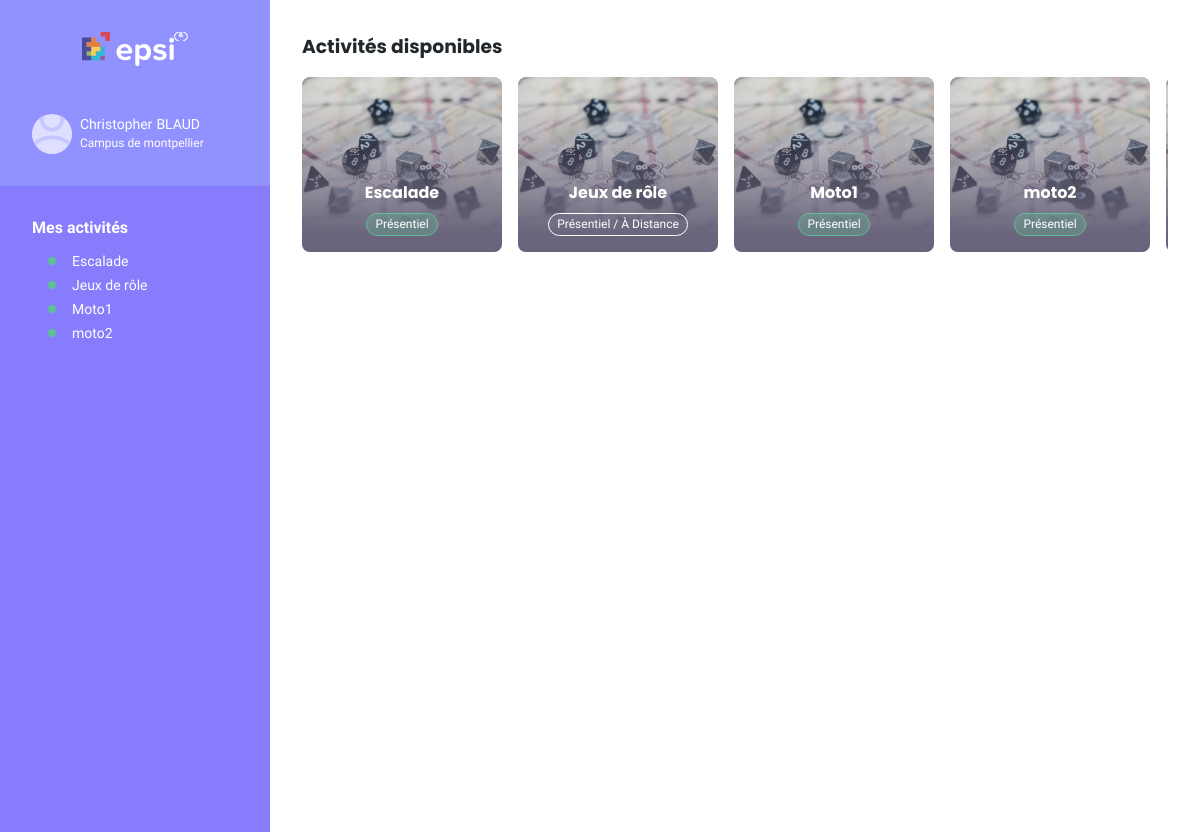
The app's page /dashboard (signed in) with its own data.
### tables this page shows
CREATE TABLE "activity" (
	"id"	INTEGER,
	"nom"	TEXT NOT NULL UNIQUE,
	"type"	TEXT NOT NULL,
	"description"	TEXT NOT NULL UNIQUE,
	PRIMARY KEY("id" AUTOINCREMENT)
);

### app.py (the view)
@app.route('/dashboard')
def dashboard():
    if 'user' not in session:
        return redirect(url_for('login'))
    conn = get_db_connection()
    user_id = session['user']['user_id']  # Assurez-vous que l'ID utilisateur est bien récupéré
    user_activity = conn.execute('''
        SELECT DISTINCT activity.nom
        FROM activity
        JOIN user_activity ON activity.id = user_activity.activity_id
        WHERE user_activity.user_id = ?
    ''', (user_id,)).fetchall()
    activity = conn.execute('SELECT * FROM activity').fetchall()
    user = session['user']
    is_admin = user['is_admin']
    conn.close()
    return render_template('dashboard.html', user=user, activities=activity, user_activity=user_activity, is_admin=is_admin)

### app.py (called while the page is built)
def get_db_connection():
    conn = sqlite3.connect('CampusConnect.db')
    conn.row_factory = sqlite3.Row
    return conn

### templates/dashboard.html (shortened to what this page needs)
<!doctype html>
<html lang="fr">
    <head>
        <link rel="stylesheet" href="{{ url_for('static', filename='css/reset.css') }}" />
        <link rel="stylesheet" href="{{ url_for('static', filename='css/typography.css') }}" />
        <link rel="stylesheet" href="{{ url_for('static', filename='css/variables.css') }}" />
        <link rel="stylesheet" href="{{ url_for('static', filename='css/dashboard.css') }}" />
        <link rel="stylesheet" href="{{ url_for('static', filename='css/form.css') }}" />
    </head>
    <body>
        <header class="header">
            <div class="header-wrapper">
                <picture class="header__logo-container">
                    <img src="../static/images/logo-xs.svg" alt="logo epsi" />
                </picture>
                <div class="header__user-informations">
                    <div class="header__user-informations__heading">
                        <picture class="header__user-informations__heading__image-container">
                            <img src="../static/images/user-placeholder.svg" alt="placeholder" />
                        </picture>
                        <div>
                            <div class="header__user-informations__heading__name">
                                <span class="header__user-informations__heading__name__lastname">{{ user.lastname }}</span>
                                <span class="header__user-informations__heading__name__firstname">{{ user.firstname }}</span>
                            </div>
                            <span class="header__user-informations__heading__campus">Campus de {{ user.campus }}</span>
                        </div>
                    </div>
                    {% if user_activity %}
                    <div class="header__user-informations__body">
                        <div class="header__user-informations__body__activities">
                            <span class="header__user-informations__body__activities__title">
                                <strong>Mes activités</strong>
                            </span>
                            <ul class="header__user-informations__body__activities__list">
                                {% for activity in user_activity %}
                                <li class="header__user-informations__body__activities__list__item">{{ activity['nom'] }}</li>
                                {% endfor %}
                            </ul>
                        </div>
                    </div>
                    {% endif %}
                </div>
            </div>
        </header>
        <main class="main-content">
            <section class="activities">
                <h3>Activités disponibles</h3>
                <div class="activities__container">
                    {% for activity in activities %}
                    <article class="activities__container__card" data-id="{{ activity.id }}" data-id="{{ activity.id}}">
                        <img class="activities__container__card__image" src="../static/images/placeholder.jpg" alt="photo de {{ activity.nom }}">
                        <h4 class="activities__container__card__title">{{ activity.nom }}</h4>
                        <div class="activities__container__card__category">
                            <span class="activities__container__card__category__type {{ activity.type }}">
                                {% if activity.type == "physical" %}
                                Présentiel
                                {% elif activity.type == "remote" %}
                                À Distance
                                {% else %}
                                Présentiel / À Distance
                                {% endif %}
                            </span>
                        </div>
                    </article>
                    {% endfor %}
                </div>
            </section>
        </main>
    </body>
</html>

### static/css/typography.css (style rules this page uses)
body { font-family: Nunito sans, sans-serif, verdana; color: var(--black-color); }
h1, h2, h3, h4, h5, h6 { font-family: Poppins, sans-serif, verdana; }

### static/css/variables.css (style rules this page uses)
:root { --primary-color: #9191ff; --primary-100: #dfe0ff; --primary-200: #C5C7FF; --primary-400: #877dfc; --primary-600: #6741ea; --primary-950: #26194D; --secondary-color: #60bf96; --secondary-600: #1e7d5a; --black-color: #21272a; --white-color: #ffff; --white-accent-color: #FBFBFF; --gray-light: #f2f4f8; --gray-medium: #c1c7cd; --gray-dark: #7F7F7F; --orange: #DE9151; --red: #ED254E; --transition: 250ms; }

### static/css/dashboard.css (style rules this page uses)
body { --sb-track-color: #ffffff; --sb-thumb-color: var(--primary-200); --sb-size: 6px; display: flex; flex-flow: row; }
.header, .header-wrapper { display: flex; flex-flow: column; flex: 0 0 270px; min-height: 100dvh; padding-top: 32px; background-color: var(--primary-color); color: var(--white-color); }
.header-wrapper { flex: auto; padding-top: 0; }
img { width: 100%; height: 100%; object-fit: cover; }
.main-content { display: flex; flex-flow: column; gap: 32px; position: relative; flex: auto; padding: 32px; overflow: hidden; }
.header__logo-container { display: flex; padding-inline: 32px; max-width: 170px; }
.header__user-informations { display: flex; flex-flow: column; height: 100%; padding-top: 48px; gap: 32px; }
.header__user-informations__heading__image-container { display: flex; justify-content: center; align-items: center; flex-shrink: 0; width: 40px; height: 40px; border-radius: 50%; background-color: var(--primary-100); }
.header__user-informations__heading { display: flex; align-items: center; flex-flow: row; gap: 8px; padding-inline: 32px; }
.header__user-informations__heading__image-container { overflow: hidden; }
.header__user-informations__body { display: flex; height: 100%; padding: 32px; background-color: var(--primary-400); }
.header__user-informations__body__activities { display: flex; flex-flow: column; gap: 16px; }
.header__user-informations__body__activities__list { display: flex; flex-flow: column; gap: 8px; padding-left: 16px; }
.header__user-informations__body__activities__list__item { display: flex; align-items: center; gap: 16px; font-size: 14px; cursor: pointer; }
.header__user-informations__body__activities__list__item:before { content: ""; display: flex; width: 8px; height: 8px; border-radius: 50%; background-color: var(--secondary-color); }
.header__user-informations__heading__name { display: flex; flex-flow: row; gap: 4px; color: #fff; font-size: 14px; line-height: 1.1; }
.header__user-informations__heading__campus { color: white; font-size: 12px; line-height: 1.1; }
section.activities { display: flex; flex-flow: column; gap: 16px; }
.activities__container { display: flex; flex-flow: row; gap: 16px; overflow: scroll; scroll-snap-type: x mandatory; }
.activities__container__card { display: flex; position: relative; flex-flow: column; justify-content: flex-end; align-items: center; flex-shrink: 0; gap: 8px; width: 200px; height: 175px; padding: 16px; color: var(--white-color); border-radius: 8px; overflow: hidden; scroll-snap-align: start; }
.activities__container__card:not(.card--adding) { cursor: pointer; }
.activities__container__card:not(.card--adding)::before { content: ""; position: absolute; z-index: 1; top: 0; left: 0; width: 100%; height: 100%; background: linear-gradient(180deg, rgba(106,101,124,0) 0%, rgba(106,101,124,1) 90%); pointer-events: none; }
.activities__container__card__title, .activities__container__card__category { z-index: 2; }
.activities__container__card__image { position: absolute; z-index: -1; top: 0; left: 0; width: 100%; height: 100%; object-fit: cover; }
.activities__container__card__category__type { display: inline-flex; position: relative; justify-content: center; align-items: center; padding: 4px 8px; font-size: 12px; line-height: 1.1; border: 1px solid; border-radius: 16px; overflow: hidden; }
.activities__container__card__category__type::before { content: ""; display: flex; position: absolute; z-index: -1; top: 0; left: 0; width: 100%; height: 100%; opacity: 0.3; }
.activities__container__card__category__type.physical { border-color: var(--secondary-color); }
.activities__container__card__category__type.physical:before { background-color: var(--secondary-color); }
.activities__container__card__category { display: flex; flex-flow: row; justify-content: center; align-items: center; gap: 8px; }
@media (min-width: 769px) { .header__logo-container { margin-inline: auto; } }

### records on screen
activity: nom "Escalade", type "Présentiel"
activity: nom "Jeux de rôle", type "Présentiel / À Distance"
activity: nom "Moto1", type "Présentiel"
activity: nom "moto2", type "Présentiel"

### other values on screen
{{ user.lastname }} "Christopher"
{{ user.firstname }} "BLAUD"
{{ user.campus }} "montpellier"
{{ activity['nom'] }} "Escalade" "Jeux de rôle" "Moto1" "moto2"
